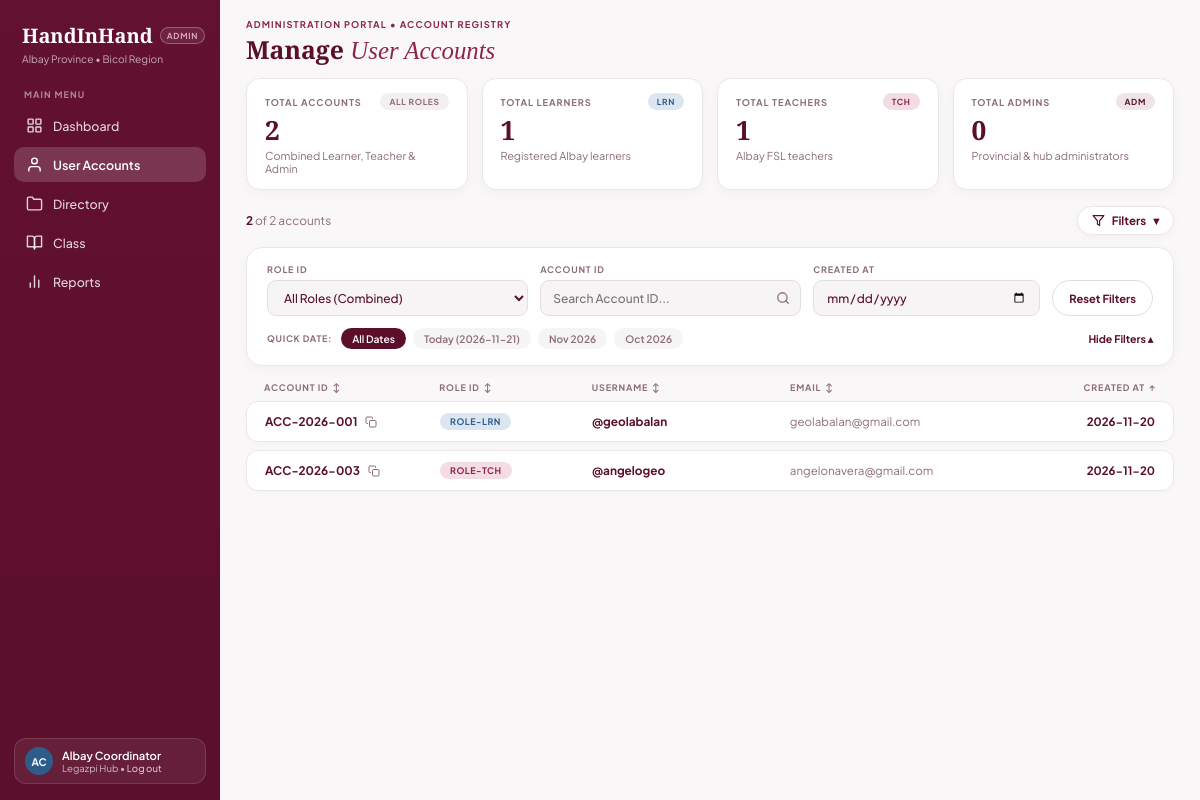
Page /admin_users.php on the earlier database version.
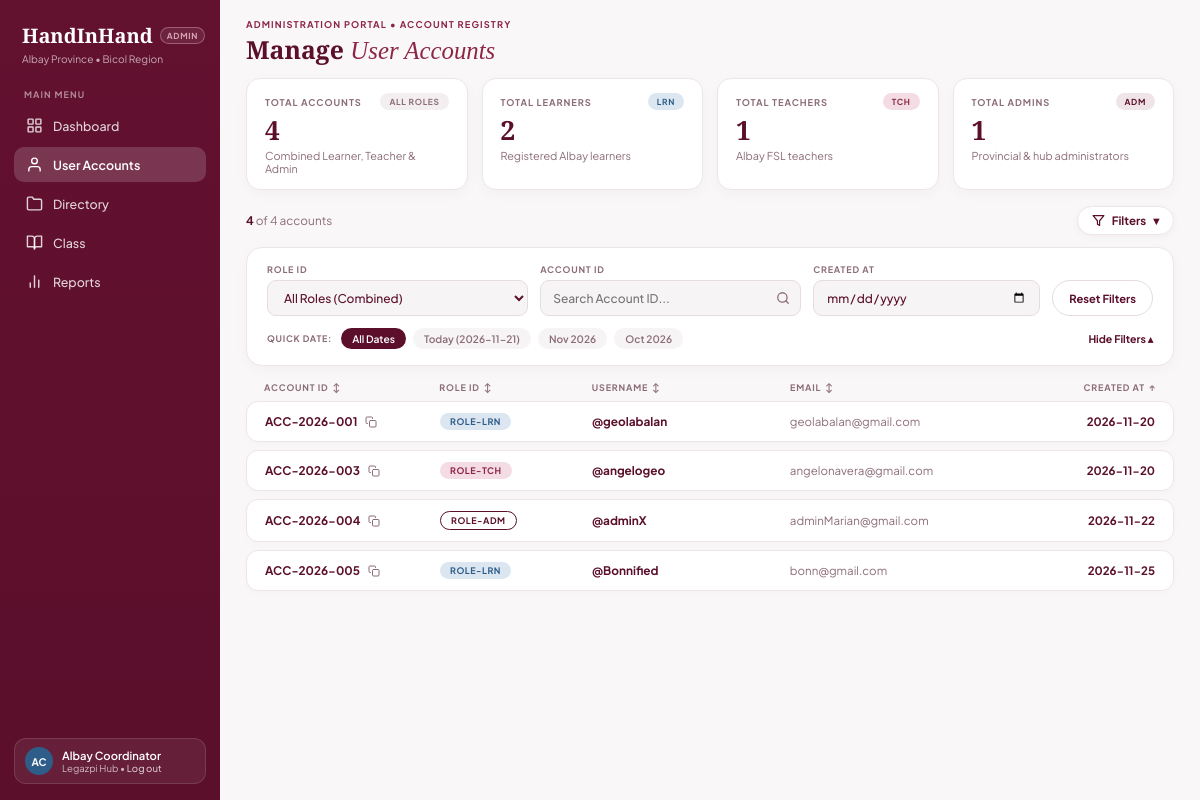
Same page on the later database version.
### tables this page shows
CREATE TABLE `accounts` (
  `account_id` int(11) NOT NULL,
  `role_id` int(11) NOT NULL,
  `username` varchar(30) NOT NULL,
  `email` varchar(255) NOT NULL,
  `password_hash` varchar(255) NOT NULL,
  `created_at` timestamp NOT NULL DEFAULT current_timestamp()
);

### admin_users.php (the view, shortened to what this page needs)
<?php
require_once __DIR__ . '/includes/db_connect.php';
$coordinator_name = 'Albay Coordinator';
$coordinator_hub  = 'Legazpi Hub';
$name_parts = preg_split('/\s+/', trim($coordinator_name));
$initials   = strtoupper(substr($name_parts[0] ?? 'A', 0, 1) . substr($name_parts[1] ?? 'C', 0, 1));
$accounts_list = [];
$count_total    = 0;
$count_learners = 0;
$count_teachers = 0;
$count_admins   = 0;
if ($conn) {
    try {
        $sql = "
            SELECT
                account_id,
                role_id,
                username,
                email,
                DATE(created_at) AS created_date,
                YEAR(created_at) AS created_year
            FROM accounts
            ORDER BY account_id ASC
        ";
        $res = $conn->query($sql);
        while ($row = $res->fetch_assoc()) {
            $rid  = (int)$row['role_id'];
            $year = $row['created_year'] ?: '2026';
            $code = sprintf('ACC-%s-%03d', $year, (int)$row['account_id']);
            if ($rid === 1) {
                $role_code = 'ROLE-ADM';
                $count_admins++;
            } elseif ($rid === 2) {
                $role_code = 'ROLE-TCH';
                $count_teachers++;
            } else {
                $role_code = 'ROLE-LRN';
                $count_learners++;
            }
            $count_total++;
            $uname = str_starts_with($row['username'], '@') ? $row['username'] : '@' . $row['username'];
            $accounts_list[] = [
                'raw_id'       => (int)$row['account_id'],
                'account_code' => $code,
                'role_code'    => $role_code,
                'username'     => $uname,
                'email'        => $row['email'],
                'created_at'   => $row['created_date'] ?: '2026-11-21'
            ];
        }
    } catch (Throwable $e) {
    }
}
?>
<!DOCTYPE html>
<html lang="en">
<head>
    <link rel="stylesheet" href="assets/css/admin.css?v=3">
</head>
<body>
<div class="admin-layout">
    <aside class="sidebar" id="adminSidebar">
        <div class="sidebar-top">
            <div class="brand-header">
                <div class="brand-row">
                    <a href="admin_dashboard.php" class="brand-title">HandInHand</a>
                    <span class="admin-pill">ADMIN</span>
                </div>
                <span class="brand-region">Albay Province &bull; Bicol Region</span>
            </div>
            <div class="menu-section">
                <span class="menu-label">MAIN MENU</span>
                <nav class="sidebar-nav" aria-label="Admin Navigation">
                    <a href="admin_dashboard.php" class="nav-item">
                        <span>Dashboard</span>
                    </a>
                    <a href="admin_users.php" class="nav-item active">
                        <svg width="17" height="17" viewBox="0 0 24 24" fill="none" stroke="currentColor" stroke-width="2" stroke-linecap="round" stroke-linejoin="round">
                            <path d="M20 21v-2a4 4 0 0 0-4-4H8a4 4 0 0 0-4 4v2"></path>
                            <circle cx="12" cy="7" r="4"></circle>
                        </svg>
                        <span>User Accounts</span>
                    </a>
                    <a href="admin_directory.php" class="nav-item">
                        <svg width="17" height="17" viewBox="0 0 24 24" fill="none" stroke="currentColor" stroke-width="2" stroke-linecap="round" stroke-linejoin="round">
                            <path d="M22 19a2 2 0 0 1-2 2H4a2 2 0 0 1-2-2V5a2 2 0 0 1 2-2h5l2 3h9a2 2 0 0 1 2 2z"></path>
                        </svg>
                        <span>Directory</span>
                    </a>
                    <a href="admin_classes.php" class="nav-item">
                        <svg width="17" height="17" viewBox="0 0 24 24" fill="none" stroke="currentColor" stroke-width="2" stroke-linecap="round" stroke-linejoin="round">
                            <path d="M2 3h6a4 4 0 0 1 4 4v14a3 3 0 0 0-3-3H2z"></path>
                            <path d="M22 3h-6a4 4 0 0 0-4 4v14a3 3 0 0 1 3-3h7z"></path>
                        </svg>
                        <span>Class</span>
                    </a>
                    <a href="admin_reports.php" class="nav-item">
                        <svg width="17" height="17" viewBox="0 0 24 24" fill="none" stroke="currentColor" stroke-width="2" stroke-linecap="round" stroke-linejoin="round">
                            <line x1="18" y1="20" x2="18" y2="10"></line>
                            <line x1="12" y1="20" x2="12" y2="4"></line>
                            <line x1="6" y1="20" x2="6" y2="14"></line>
                        </svg>
                        <span>Reports</span>
                    </a>
                </nav>
            </div>
        </div>
        <div class="sidebar-footer">
            <div class="coordinator-card">
                <div class="coord-avatar"><?php echo htmlspecialchars($initials); ?></div>
                <div class="coord-info">
                    <strong><?php echo htmlspecialchars($coordinator_name); ?></strong>
                    <span><?php echo htmlspecialchars($coordinator_hub); ?> &bull; <a href="actions/logout.php" class="logout-link">Log out</a></span>
                </div>
            </div>
        </div>
    </aside>
    <main class="main-content">
        <header class="page-header">
            <div class="header-titles">
                <span class="portal-eyebrow">ADMINISTRATION PORTAL &bull; ACCOUNT REGISTRY</span>
                <h1 class="page-title">Manage <em>User Accounts</em></h1>
            </div>
        </header>
        <section class="kpi-grid-4">
            <article class="kpi-card">
                <div class="kpi-top">
                    <span class="kpi-label">TOTAL ACCOUNTS</span>
                    <span class="mini-role-pill pill-neutral">ALL ROLES</span>
                </div>
                <div class="kpi-value"><?php echo number_format($count_total); ?></div>
                <p class="kpi-sub">Combined Learner, Teacher &amp; Admin</p>
            </article>
            <article class="kpi-card">
                <div class="kpi-top">
                    <span class="kpi-label">TOTAL LEARNERS</span>
                    <span class="mini-role-pill pill-lrn">LRN</span>
                </div>
                <div class="kpi-value"><?php echo number_format($count_learners); ?></div>
                <p class="kpi-sub">Registered Albay learners</p>
            </article>
            <article class="kpi-card">
                <div class="kpi-top">
                    <span class="kpi-label">TOTAL TEACHERS</span>
                    <span class="mini-role-pill pill-tch">TCH</span>
                </div>
                <div class="kpi-value"><?php echo number_format($count_teachers); ?></div>
                <p class="kpi-sub">Albay FSL teachers</p>
            </article>
            <article class="kpi-card">
                <div class="kpi-top">
                    <span class="kpi-label">TOTAL ADMINS</span>
                    <span class="mini-role-pill pill-adm">ADM</span>
                </div>
                <div class="kpi-value"><?php echo number_format($count_admins); ?></div>
                <p class="kpi-sub">Provincial &amp; hub administrators</p>
            </article>
        </section>
        <div class="registry-toolbar">
            <span class="accounts-counter" id="accountsCounter">
                <strong><?php echo $count_total; ?></strong> of <?php echo $count_total; ?> accounts
            </span>
            <button type="button" class="filter-toggle-btn" id="filterToggleBtn" aria-expanded="true">
                <svg width="13" height="13" viewBox="0 0 24 24" fill="none" stroke="currentColor" stroke-width="2.2" stroke-linecap="round" stroke-linejoin="round">
                    <polygon points="22 3 2 3 10 12.46 10 19 14 21 14 12.46 22 3"></polygon>
                </svg>
                <span>Filters</span>
                <span class="chevron-icon" id="filterChevron">&#9662;</span>
            </button>
        </div>
        <section class="filter-panel-card" id="filterPanelCard">
            <div class="filter-controls-row">
                <div class="filter-field">
                    <label for="roleFilterSelect">ROLE ID</label>
                    <select id="roleFilterSelect">
                        <option value="ALL">All Roles (Combined)</option>
                    </select>
                </div>
                <div class="filter-field">
                    <label for="accountSearchInput">ACCOUNT ID</label>
                    <div class="search-input-wrap">
                        <input type="text" id="accountSearchInput" placeholder="Search Account ID...">
                    </div>
                </div>
                <div class="filter-field">
                    <label for="createdDateInput">CREATED AT</label>
                    <input type="date" id="createdDateInput">
                </div>
                <button type="button" class="btn-reset-filters" id="resetFiltersBtn">Reset Filters</button>
            </div>
            <div class="quick-date-row">
                <div class="quick-date-pills">
                    <span class="quick-date-label">QUICK DATE:</span>
                    <button type="button" class="qdate-pill active" data-qdate="ALL">All Dates</button>
                    <button type="button" class="qdate-pill" data-qdate="2026-11-21">Today (2026-11-21)</button>
                    <button type="button" class="qdate-pill" data-qdate="2026-11">Nov 2026</button>
                    <button type="button" class="qdate-pill" data-qdate="2026-10">Oct 2026</button>
                </div>
                <button type="button" class="hide-filters-link" id="hideFiltersBtn">Hide Filters &#9652;</button>
            </div>
        </section>
        <section class="registry-table-section" data-total-count="<?php echo $count_total; ?>">
            <div class="registry-grid-header">
                <button type="button" class="sort-col-btn" data-sort="account">ACCOUNT ID <span class="sort-arrows">&#8597;</span></button>
                <button type="button" class="sort-col-btn" data-sort="role">ROLE ID <span class="sort-arrows">&#8597;</span></button>
                <button type="button" class="sort-col-btn" data-sort="username">USERNAME <span class="sort-arrows">&#8597;</span></button>
                <button type="button" class="sort-col-btn" data-sort="email">EMAIL <span class="sort-arrows">&#8597;</span></button>
                <button type="button" class="sort-col-btn align-right" data-sort="date">CREATED AT <span class="sort-arrows">&#8593;</span></button>
            </div>
            <div class="registry-rows-stack" id="registryRowsStack">
                <?php foreach ($accounts_list as $acc): ?>
                    <?php
                        $badge_class = match ($acc['role_code']) {
                            'ROLE-ADM' => 'badge-adm',
                            'ROLE-TCH' => 'badge-tch',
                            default    => 'badge-lrn',
                        };
                    ?>
                    <article class="account-row-card"
                             data-account="<?php echo htmlspecialchars(strtolower($acc['account_code'])); ?>"
                             data-role="<?php echo htmlspecialchars($acc['role_code']); ?>"
                             data-username="<?php echo htmlspecialchars(strtolower($acc['username'])); ?>"
                             data-email="<?php echo htmlspecialchars(strtolower($acc['email'])); ?>"
                             data-date="<?php echo htmlspecialchars($acc['created_at']); ?>">
                        <div class="col-account">
                            <span class="acc-code-text"><?php echo htmlspecialchars($acc['account_code']); ?></span>
                            <button type="button" class="copy-id-btn" data-copy="<?php echo htmlspecialchars($acc['account_code']); ?>" title="Copy Account ID">
                                <svg width="12" height="12" viewBox="0 0 24 24" fill="none" stroke="currentColor" stroke-width="2" stroke-linecap="round" stroke-linejoin="round">
                                    <rect x="9" y="9" width="13" height="13" rx="2" ry="2"></rect>
                                    <path d="M5 15H4a2 2 0 0 1-2-2V4a2 2 0 0 1 2-2h9a2 2 0 0 1 2 2v1"></path>
                                </svg>
                            </button>
                        </div>
                        <div class="col-role">
                            <span class="registry-role-badge <?php echo $badge_class; ?>">
                                <?php echo htmlspecialchars($acc['role_code']); ?>
                            </span>
                        </div>
                        <div class="col-username">
                            <?php echo htmlspecialchars($acc['username']); ?>
                        </div>
                        <div class="col-email">
                            <?php echo htmlspecialchars($acc['email']); ?>
                        </div>
                        <div class="col-date">
                            <?php echo htmlspecialchars($acc['created_at']); ?>
                        </div>
                    </article>
                <?php endforeach; ?>
            </div>
        </section>
    </main>
</div>
</body>
</html>

Differences in the rows shown:
added accounts: account_code "ACC-2026-004", role_code "ROLE-ADM", username "@adminX", email "adminMarian@gmail.com", created_at "2026-11-22"
added accounts: account_code "ACC-2026-005", role_code "ROLE-LRN", username "@Bonnified", email "bonn@gmail.com", created_at "2026-11-25"
Other differences:
$count_total: "2" → "4"
$count_learners: "1" → "2"
$count_admins: "0" → "1"
